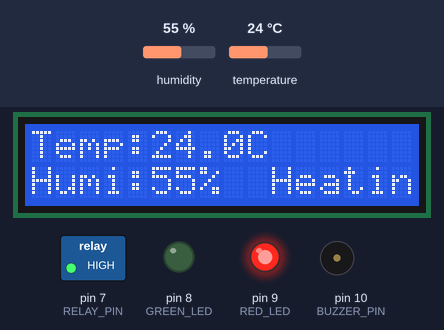
This sketch was run on a simulated Arduino Uno, built with avr-gcc and run on an emulated ATmega328P. Parts: 16×2 character LCD, switched loads named in the sketch (green lamp = pin HIGH), output pins drawn as LEDs (lit = HIGH), buzzer (waves = sounding, pin HIGH). The test bench sets the inputs (shaded band); at power-on: temperature 24 °C, humidity 55 %.

Above: at 6.3 s.
6.4 s: temperature set to 41 °C
At 7.9 s:
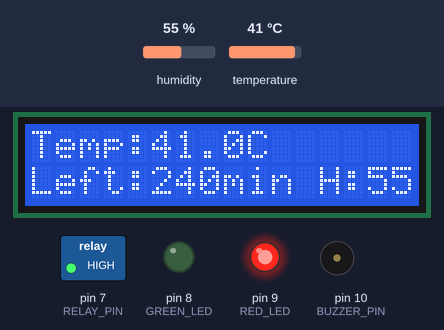
9.1 s: humidity set to 22 %
At 9.5 s:
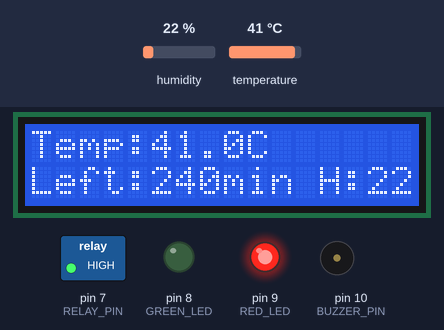
11.8 s: humidity set to 40 %
At 14.0 s:
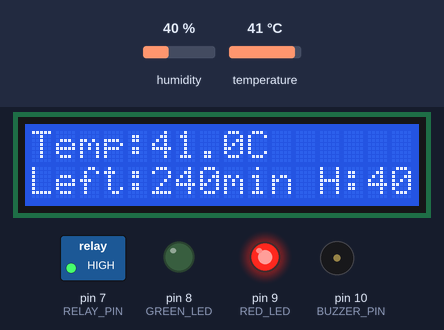
14.8 s: temperature set to 12 °C
At 16.8 s:
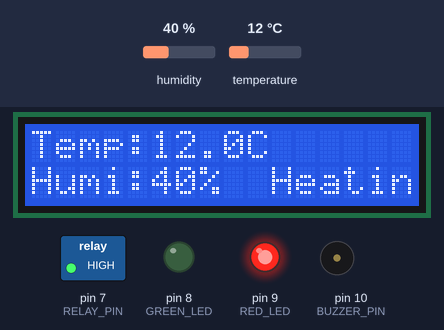
Timing chart, 0 to 18.3 s (numbered marks = the images above; inputs shaded):
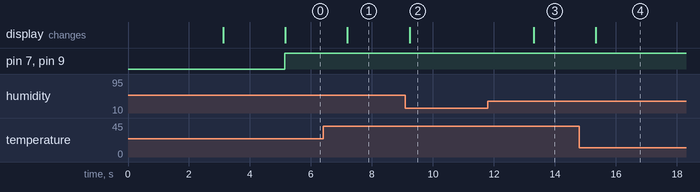

The sketch:

solar_drypac.ino
```cpp
#include <DHT.h>
#include <LiquidCrystal_I2C.h>

// ── PIN DEFINITIONS ──────────────────────
#define DHT_PIN      2    // DHT22 data pin
#define DHT_TYPE     DHT22
#define RELAY_PIN    7    // Relay controls heating coil
#define GREEN_LED    8    // Drying complete
#define RED_LED      9    // Drying in progress
#define BUZZER_PIN   10   // Alert sound

// ── TEMPERATURE SETTINGS ─────────────────
#define TEMP_LOW     38.0  // Turn coil ON below this
#define TEMP_HIGH    44.0  // Turn coil OFF above this

// ── HUMIDITY THRESHOLD ───────────────────
// Drying is complete when humidity drops below this
#define HUMIDITY_DONE  35.0

// ── MINIMUM DRYING TIME ──────────────────
// System waits at least this long before checking humidity
// 4 hours = 240 minutes = 14400000 milliseconds
#define MIN_DRYING_MINUTES  240

// ── OBJECTS ──────────────────────────────
DHT dht(DHT_PIN, DHT_TYPE);
LiquidCrystal_I2C lcd(0x27, 16, 2);
// Note: If LCD does not work try address 0x3F

// ── VARIABLES ────────────────────────────
unsigned long startTime    = 0;
bool timerStarted          = false;
bool dryingComplete        = false;

// ─────────────────────────────────────────
void setup() {
  dht.begin();

  lcd.begin();
  lcd.backlight();

  pinMode(RELAY_PIN,  OUTPUT);
  pinMode(GREEN_LED,  OUTPUT);
  pinMode(RED_LED,    OUTPUT);
  pinMode(BUZZER_PIN, OUTPUT);

  // Start with coil OFF
  digitalWrite(RELAY_PIN,  LOW);
  digitalWrite(RED_LED,    LOW);
  digitalWrite(GREEN_LED,  LOW);
  digitalWrite(BUZZER_PIN, LOW);

  // Welcome message
  lcd.setCursor(0, 0);
  lcd.print(" SOLAR DRY-PAC ");
  lcd.setCursor(0, 1);
  lcd.print("  Smart Dryer  ");
  delay(3000);
  lcd.clear();

  // Ready message
  lcd.setCursor(0, 0);
  lcd.print("  Loading...   ");
  lcd.setCursor(0, 1);
  lcd.print(" Please Wait   ");
  delay(2000);
  lcd.clear();
}

// ─────────────────────────────────────────
void loop() {

  // ── READ SENSOR ────────────────────────
  float temp = dht.readTemperature();
  float humi = dht.readHumidity();

  // Check if sensor is working
  if (isnan(temp) || isnan(humi)) {
    lcd.setCursor(0, 0);
    lcd.print("Sensor Error!   ");
    lcd.setCursor(0, 1);
    lcd.print("Check DHT22     ");
    delay(2000);
    return;
  }

  // ── TEMPERATURE CONTROL ────────────────
  if (!dryingComplete) {
    if (temp < TEMP_LOW) {
      digitalWrite(RELAY_PIN, HIGH); // Turn coil ON
      digitalWrite(RED_LED,   HIGH); // Red LED ON
    }
    if (temp > TEMP_HIGH) {
      digitalWrite(RELAY_PIN, LOW);  // Turn coil OFF
    }
  }

  // ── START TIMER when temp is in range ──
  if (temp >= TEMP_LOW && temp <= TEMP_HIGH
      && !timerStarted && !dryingComplete) {
    startTime    = millis();
    timerStarted = true;
  }

  // Reset timer if temp drops too low
  if (temp < TEMP_LOW - 2 && timerStarted
      && !dryingComplete) {
    timerStarted = false;
  }

  // ── CALCULATE TIME ELAPSED ─────────────
  int minutesElapsed = 0;
  int minutesLeft    = MIN_DRYING_MINUTES;

  if (timerStarted && !dryingComplete) {
    minutesElapsed = (millis() - startTime) / 60000UL;
    minutesLeft    = MIN_DRYING_MINUTES - minutesElapsed;
    if (minutesLeft < 0) minutesLeft = 0;
  }

  // ── CHECK IF DRYING IS DONE ────────────
  // Two conditions must both be true:
  // 1. Minimum drying time has passed
  // 2. Humidity inside chamber is below 35%
  if (timerStarted && !dryingComplete) {
    unsigned long elapsed = millis() - startTime;
    bool timeReached = elapsed >=
        (unsigned long)MIN_DRYING_MINUTES * 60000UL;
    bool humidityLow = humi <= HUMIDITY_DONE;

    if (timeReached && humidityLow) {
      dryingComplete = true;
    }
  }

  // ── UPDATE LCD DISPLAY ─────────────────
  if (!dryingComplete) {

    // Line 1: Temperature
    lcd.setCursor(0, 0);
    lcd.print("Temp:");
    lcd.print(temp, 1); // 1 decimal place
    lcd.print("C  ");

    // Line 2: Humidity or countdown
    if (!timerStarted) {
      // Heating up — show humidity
      lcd.setCursor(0, 1);
      lcd.print("Humi:");
      lcd.print(humi, 0);
      lcd.print("%  Heating");
    } else if (minutesLeft > 0) {
      // Timer running — show time left
      lcd.setCursor(0, 1);
      lcd.print("Left:");
      lcd.print(minutesLeft);
      lcd.print("min H:");
      lcd.print(humi, 0);
      lcd.print("%  ");
    } else {
      // Time done — waiting for humidity to drop
      lcd.setCursor(0, 1);
      lcd.print("Humi:");
      lcd.print(humi, 0);
      lcd.print("% Wait...");
    }

  } else {

    // ── DRYING COMPLETE ──────────────────
    digitalWrite(RELAY_PIN, LOW);   // Coil OFF
    digitalWrite(RED_LED,   LOW);   // Red LED OFF
    digitalWrite(GREEN_LED, HIGH);  // Green LED ON

    // Buzzer beeps 3 times
    for (int i = 0; i < 3; i++) {
      digitalWrite(BUZZER_PIN, HIGH);
      delay(500);
      digitalWrite(BUZZER_PIN, LOW);
      delay(500);
    }

    // Show done message on LCD
    lcd.setCursor(0, 0);
    lcd.print(" DRYING DONE!  ");
    lcd.setCursor(0, 1);
    lcd.print(" Open Box Now  ");

    // Stay on done screen
    while (true) {
      // Green LED stays ON
      // Artisan switches OFF manually
      delay(1000);
    }
  }

  delay(2000); // Read sensor every 2 seconds
}
```

Measured:
- after the input at 6.4 s, the display: changes after 0.80 s (image 1)
- after the input at 9.1 s, the display: changes after 0.13 s (image 2)
- after the input at 11.8 s, the display: changes after 1.5 s (image 3)
- after the input at 14.8 s, the display: changes after 0.54 s (image 4)
